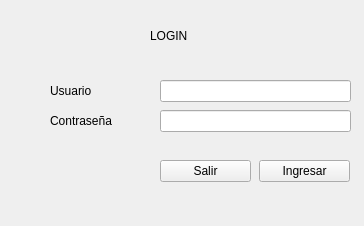
<?xml version="1.0" encoding="UTF-8"?>
<ui version="4.0">
 <class>Ventana_login</class>
 <widget class="QWidget" name="Ventana_login">
  <property name="geometry">
   <rect>
    <x>0</x>
    <y>0</y>
    <width>364</width>
    <height>226</height>
   </rect>
  </property>
  <property name="windowTitle">
   <string>Form</string>
  </property>
  <widget class="QLabel" name="label">
   <property name="geometry">
    <rect>
     <x>150</x>
     <y>20</y>
     <width>59</width>
     <height>31</height>
    </rect>
   </property>
   <property name="text">
    <string>LOGIN</string>
   </property>
  </widget>
  <widget class="QLabel" name="label_2">
   <property name="geometry">
    <rect>
     <x>50</x>
     <y>80</y>
     <width>59</width>
     <height>21</height>
    </rect>
   </property>
   <property name="text">
    <string>Usuario</string>
   </property>
  </widget>
  <widget class="QLabel" name="label_3">
   <property name="geometry">
    <rect>
     <x>50</x>
     <y>110</y>
     <width>81</width>
     <height>21</height>
    </rect>
   </property>
   <property name="text">
    <string>Contraseña</string>
   </property>
  </widget>
  <widget class="QLineEdit" name="entryUsuario">
   <property name="geometry">
    <rect>
     <x>160</x>
     <y>80</y>
     <width>191</width>
     <height>22</height>
    </rect>
   </property>
  </widget>
  <widget class="QLineEdit" name="entryPassword">
   <property name="geometry">
    <rect>
     <x>160</x>
     <y>110</y>
     <width>191</width>
     <height>22</height>
    </rect>
   </property>
   <property name="echoMode">
    <enum>QLineEdit::Password</enum>
   </property>
  </widget>
  <widget class="QPushButton" name="btnIngresar">
   <property name="geometry">
    <rect>
     <x>259</x>
     <y>160</y>
     <width>91</width>
     <height>22</height>
    </rect>
   </property>
   <property name="text">
    <string>Ingresar</string>
   </property>
  </widget>
  <widget class="QPushButton" name="btnSalir">
   <property name="geometry">
    <rect>
     <x>160</x>
     <y>160</y>
     <width>91</width>
     <height>22</height>
    </rect>
   </property>
   <property name="text">
    <string>Salir</string>
   </property>
  </widget>
 </widget>
 <resources/>
 <connections/>
</ui>
